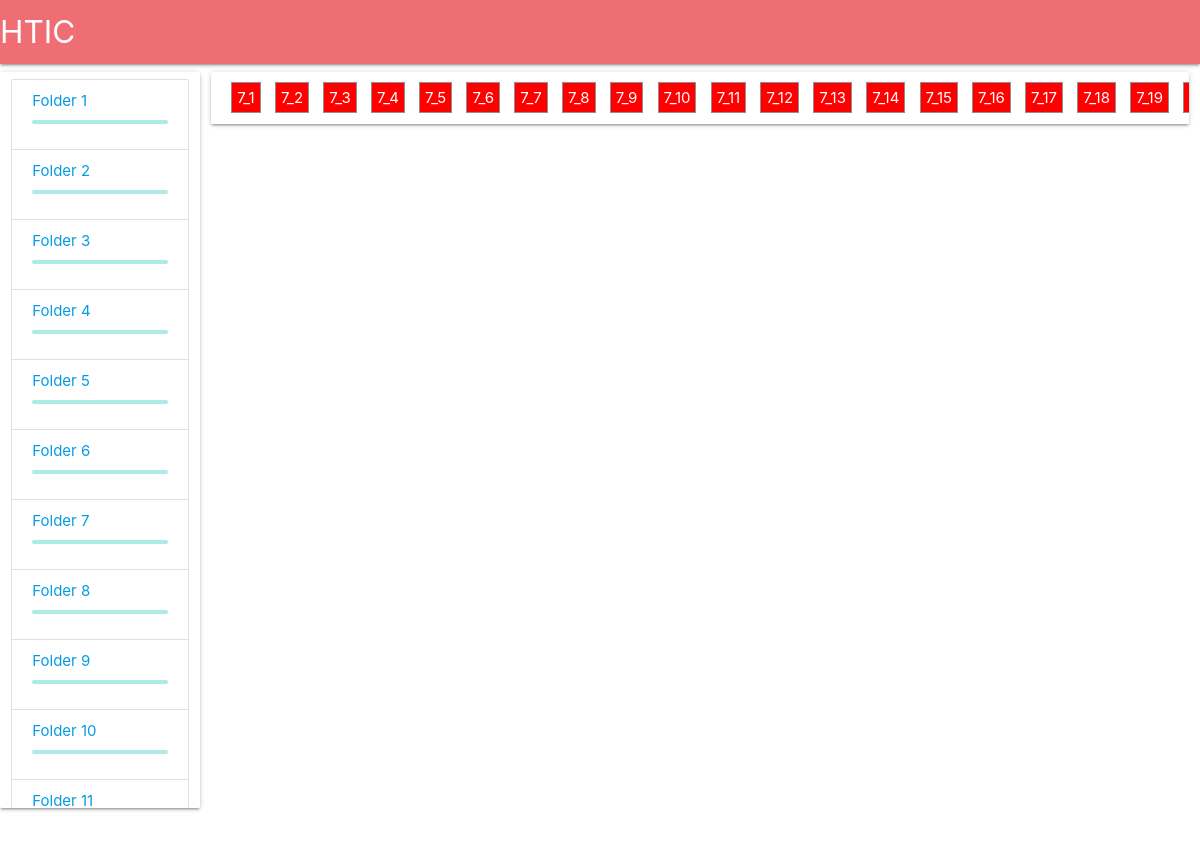
Page /doceval/7/ on the committed database.
### app/models.py (models this page shows)
class Docinfo(models.Model):
    foldername = models.CharField(max_length = 50)
    filename   = models.CharField(max_length = 50)
    iscomplete = models.CharField(max_length=10)
    iscorrect  = models.CharField(max_length=10)

### app/views.py (the view)
# urls.py: url(r'^doceval/(?P<foldername>\d+)/$',tool_file),
def tool_file(request,foldername):
    docinfo = Docinfo.objects.all()
    foldernames = Docinfo.objects.values('foldername').distinct()
    filenames = Docinfo.objects.all().filter(foldername = foldername)
    return render(request,'file.html',{'foldernames':foldernames,'filenames':filenames})

### app/templates/file.html (shortened to what this page needs)
<!DOCTYPE html>
<html>
    <head>
        <link rel="stylesheet" href="https://cdnjs.cloudflare.com/ajax/libs/materialize/1.0.0-beta/css/materialize.min.css">
    </head>
<body>
<nav id="nav">
    <div class="nav-wrapper">
        <a href="#" class="brand-logo">HTIC</a>
    </div>
</nav>
<div class="row">
    <div id="scroll" class="col s2 card">
        <ul class="collection">
       {% for each in foldernames %}
       <li class="collection-item section scrollspy" ><a  href="/doceval/{{each.foldername}}"><div>Folder {{each.foldername}}</div></a><div class="progress"><div class="determinate" style="width:0%"></div></div></li>
       {% endfor %}
        </ul>
    </div>
  <div class="col s10">
    <div id="Hscroll" class="filename card"  style="padding:1em;overflow-x: scroll ">
        {% for each in filenames %}
        <a  style="border: 1px solid #8c9092;padding: 5px;margin: 5px;background:{% if each.iscomplete in "true" %}rgb(38, 166, 154){% else %}rgb(255, 0, 0) {% endif %};color:white" href="/doceval/{{each.foldername}}/{{each.filename}}">{{each.foldername}}_{{each.filename}}</a>
        {% endfor %}
    </div>
  </div>
</div>
</body>
</html>

### rows in the picture
Docinfo: foldername "7", filename "1"
Docinfo: foldername "7", filename "2"
Docinfo: foldername "7", filename "3"
Docinfo: foldername "7", filename "4"
Docinfo: foldername "7", filename "5"
Docinfo: foldername "7", filename "6"
Docinfo: foldername "7", filename "7"
Docinfo: foldername "7", filename "8"
Docinfo: foldername "7", filename "9"
Docinfo: foldername "7", filename "10"
Docinfo: foldername "7", filename "11"
Docinfo: foldername "7", filename "12"
Docinfo: foldername "7", filename "13"
Docinfo: foldername "7", filename "14"
Docinfo: foldername "7", filename "15"
Docinfo: foldername "7", filename "16"
Docinfo: foldername "7", filename "17"
Docinfo: foldername "7", filename "18"
Docinfo: foldername "7", filename "19"

### other values in the picture
{{ each.foldername }} "1" "2" "3" "4" "5" "6" "7" "8" "9" "10" "11"
